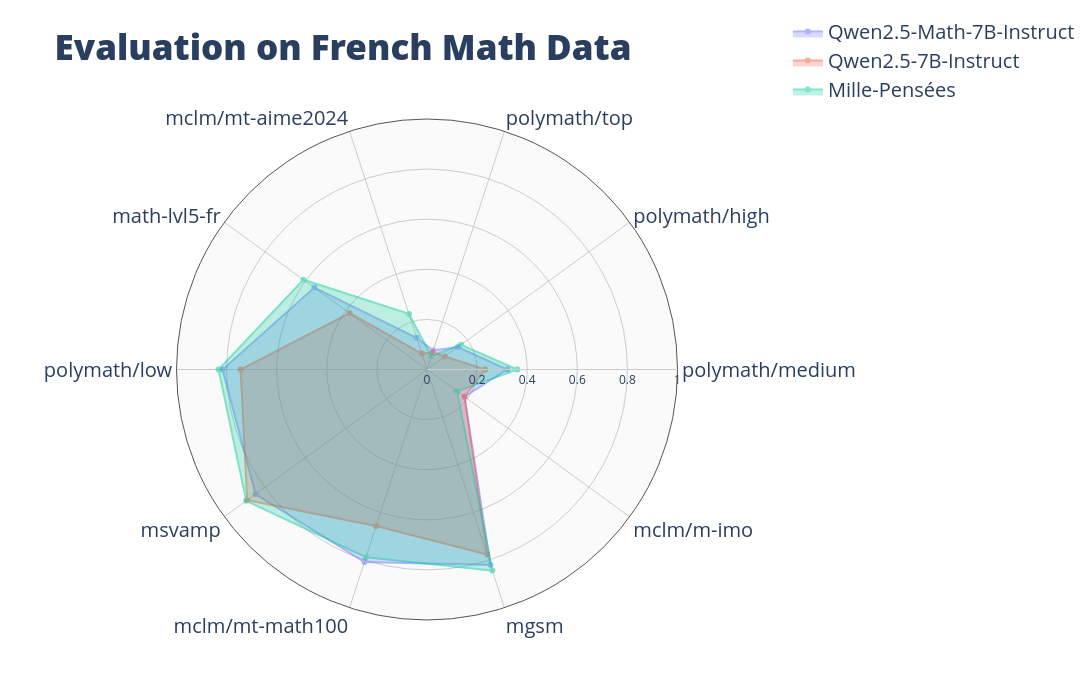

Notebook code for this chart:
### Code cell
import plotly.graph_objects as go


fig = go.Figure()
for i, (model, result) in enumerate(results.items()):
    r = [result["accuracies"][dataset] if dataset in result["accuracies"] else 0.0 for dataset in datasets]
    r = list(r) + list([r[0]])
    fig.add_trace(go.Scatterpolar(
          r=r,
          theta=datasets + [datasets[0]],
          fill='toself',
          opacity=0.5,
          name=model.split("/")[-1]
    ))

fig.update_layout(
    width=1100,
    height=700,
    title="Evaluation on French Math Data",
    title_font_size=35,
    title_font_weight=1000,
    legend_font_size=20,
    legend_y=5000,
    legend_x=1000,
    polar=dict(
        bgcolor="#fafafa",
        angularaxis=dict(
            gridcolor="#ccc",
            tickcolor="#ccc",
            linecolor="#555",
            tickfont_size=20,
        ),
        radialaxis=dict(
            gridcolor="#ccc",
            tickcolor="#ccc",
            linecolor="#ccc",
            visible=True,
            range=[0, 1]
        )),
    showlegend=True
)

fig.show()

### Figure 1 — Plotly figure (JSON) as saved in the notebook; plotly's stock layout.template omitted (floating-point values rounded to 4 significant figures)
{"data": [{"fill": "toself", "name": "Qwen2.5-Math-7B-Instruct", "opacity": 0.5, "r": [0.32, 0.152, 0.08, 0.1333, 0.5561, 0.816, 0.846, 0.8081, 0.82, 0.1852, 0.32], "theta": ["polymath/medium", "polymath/high", "polymath/top", "mclm/mt-aime2024", "math-lvl5-fr", "polymath/low", "msvamp", "mclm/mt-math100", "mgsm", "mclm/m-imo", "polymath/medium"], "type": "scatterpolar"}, {"fill": "toself", "name": "Qwen2.5-7B-Instruct", "opacity": 0.5, "r": [0.232, 0.088, 0.072, 0.06667, 0.382, 0.744, 0.887, 0.6566, 0.776, 0.1852, 0.232], "theta": ["polymath/medium", "polymath/high", "polymath/top", "mclm/mt-aime2024", "math-lvl5-fr", "polymath/low", "msvamp", "mclm/mt-math100", "mgsm", "mclm/m-imo", "polymath/medium"], "type": "scatterpolar"}, {"fill": "toself", "name": "Mille-Pensées", "opacity": 0.5, "r": [0.36, 0.168, 0.056, 0.2333, 0.6098, 0.832, 0.892, 0.7879, 0.844, 0.1481, 0.36], "theta": ["polymath/medium", "polymath/high", "polymath/top", "mclm/mt-aime2024", "math-lvl5-fr", "polymath/low", "msvamp", "mclm/mt-math100", "mgsm", "mclm/m-imo", "polymath/medium"], "type": "scatterpolar"}], "layout": {"height": 700, "legend": {"font": {"size": 20}, "x": 1000, "y": 5000}, "polar": {"angularaxis": {"gridcolor": "#ccc", "linecolor": "#555", "tickcolor": "#ccc", "tickfont": {"size": 20}}, "bgcolor": "#fafafa", "radialaxis": {"gridcolor": "#ccc", "linecolor": "#ccc", "range": [0, 1], "tickcolor": "#ccc", "visible": true}}, "showlegend": true, "title": {"font": {"size": 35, "weight": 1000}, "text": "Evaluation on French Math Data"}, "width": 1100}}
